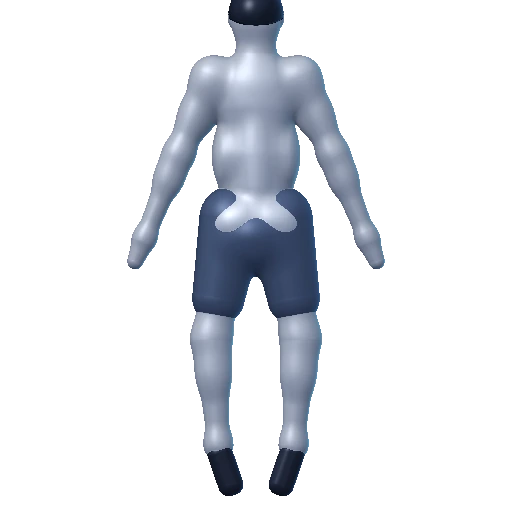
#> input picture app/src/main/assets/body_map_back.webp, 512 x 512 px
$ python -i mannequin2.py   (imports and definitions only)
#> lines starting #> are read from the running program, lines starting #| are printed output that depends on the picture
"""
FocusForge 3D Mannequin Renderer v2
===================================
A small software rasteriser that replaces the old "stack of capsules" look with a
properly lit, depth-sorted 3D athlete.

Why the old frames looked glitchy
---------------------------------
* every limb was composited with plain "over" blending, so overlapping capsules
  left visible seams and stray edges around the joints,
* the torso was a flat polygon with a painted-on gradient,
* nothing was depth sorted, so arms could vanish behind the chest.

This renderer fixes all three:

* **z-buffer** - every pixel keeps the closest surface, so joints merge into one
  continuous silhouette and the near limb always wins over the far one,
* **muscle height field** - the torso (and every limb) is an implicit surface with
  analytic Gaussian muscle bumps (pecs, abs, lats, traps, glutes, delts, biceps,
  quads, calves) so the shading reads as anatomy instead of a tube,
* **physically flavoured shading** - key + fill + rim lights, wrapped diffuse,
  grazing-angle rim light, specular highlights, ambient occlusion and a cool
  subsurface tint in the shadows.

Units are normalised 0..1 canvas coordinates, exactly like the pose data in
`mannequin.py`, so `exercises.py` keyframes keep working unchanged.
"""

import math

import numpy as np
from PIL import Image

from mannequin import skeleton, BONES, mixp, at

# ------------------------------------------------------------------ lighting
def _unit(v):
    v = np.asarray(v, dtype=np.float32)
    return v / np.linalg.norm(v)


KEY = _unit([-0.55, -0.62, 0.56])      # soft key from the upper left
FILL = _unit([0.68, -0.18, 0.44])      # cool fill from the right
RIM_DIR = _unit([0.80, 0.10, 0.26])    # rim light grazing from behind-right
HALF = _unit(KEY + np.array([0.0, 0.0, 1.0], np.float32))


# ------------------------------------------------------------------ materials
class Material:
    def __init__(self, lit, mid, dark, spec=0.22, shine=26.0,
                 rim=(0.42, 0.78, 1.0), rim_gain=0.85, sub=(0.30, 0.40, 0.62),
                 ao_gain=0.45):
        self.lit = np.array(lit, np.float32)
        self.mid = np.array(mid, np.float32)
        self.dark = np.array(dark, np.float32)
        self.spec = spec
        self.shine = shine
        self.rim = np.array(rim, np.float32)
        self.rim_gain = rim_gain
        self.sub = np.array(sub, np.float32)
        self.ao_gain = ao_gain


SKIN = Material(
    lit=(0.968, 0.978, 0.996),
    mid=(0.712, 0.762, 0.845),
    dark=(0.150, 0.192, 0.292),
    spec=0.15, shine=18.0,
    rim=(0.46, 0.80, 1.00), rim_gain=0.80,
    sub=(0.34, 0.40, 0.66),
)
SKIN_FAR = Material(
    lit=(0.740, 0.782, 0.858),
    mid=(0.512, 0.566, 0.658),
    dark=(0.105, 0.138, 0.222),
    spec=0.08, shine=14.0,
    rim=(0.34, 0.58, 0.84), rim_gain=0.42,
    sub=(0.25, 0.31, 0.54),
)
SUIT = Material(
    lit=(0.336, 0.424, 0.600),
    mid=(0.148, 0.202, 0.325),
    dark=(0.036, 0.055, 0.100),
    spec=0.16, shine=14.0,
    rim=(0.30, 0.62, 0.95), rim_gain=0.58,
    sub=(0.09, 0.13, 0.25),
)
SHOE = Material(
    lit=(0.310, 0.372, 0.512),
    mid=(0.118, 0.152, 0.242),
    dark=(0.028, 0.042, 0.078),
    spec=0.32, shine=34.0,
    rim=(0.28, 0.55, 0.90), rim_gain=0.48,
    sub=(0.07, 0.10, 0.19),
)
#> further down, picture is the input picture: PIL image 512x512 RGBA; mean R, G, B, A 26.4, 29, 33.6, 50.1
HAIR = Material(
    lit=(0.210, 0.265, 0.372),
    mid=(0.086, 0.112, 0.172),
    dark=(0.016, 0.022, 0.040),
    spec=0.48, shine=48.0,
    rim=(0.34, 0.60, 0.92), rim_gain=0.72,
    sub=(0.05, 0.07, 0.15),
)
STEEL = Material(
    lit=(0.880, 0.945, 1.000),
    mid=(0.440, 0.590, 0.730),
    dark=(0.088, 0.148, 0.238),
    spec=0.95, shine=70.0,
    rim=(0.55, 0.85, 1.00), rim_gain=1.00,
    sub=(0.10, 0.18, 0.30), ao_gain=0.20,
)
IRON = Material(
    lit=(0.560, 0.612, 0.702),
    mid=(0.212, 0.252, 0.328),
    dark=(0.044, 0.060, 0.098),
    spec=0.55, shine=32.0,
    rim=(0.40, 0.62, 0.90), rim_gain=0.78,
    sub=(0.06, 0.09, 0.16), ao_gain=0.30,
)
RUBBER = Material(
    lit=(0.232, 0.272, 0.342),
    mid=(0.098, 0.118, 0.162),
    dark=(0.018, 0.024, 0.042),
    spec=0.10, shine=8.0,
    rim=(0.25, 0.45, 0.75), rim_gain=0.35,
    sub=(0.05, 0.07, 0.12),
)


def _smoothstep(e0, e1, x):
    t = np.clip((x - e0) / (e1 - e0 + 1e-9), 0.0, 1.0)
    return t * t * (3.0 - 2.0 * t)


# ======================================================================
# Frame buffer
# ======================================================================
class Frame:
    """Premultiplied colour + coverage + depth buffer."""

    # [138 lines left out: functions __init__, _shade, _paint, _tile, limb, ellipsoid, not called in this run]

    # ---------------------------------------------------------------- torso
    DEPTH = [(0.00, 0.058), (0.13, 0.074), (0.30, 0.062), (0.47, 0.066),
             (0.66, 0.076), (0.83, 0.080), (0.96, 0.068), (1.06, 0.046)]
    WIDTH = [(0.00, 0.080), (0.13, 0.092), (0.30, 0.074), (0.47, 0.084),
             (0.66, 0.098), (0.83, 0.110), (0.96, 0.096), (1.06, 0.050)]

    # [84 lines left out: function torso, not called in this run]


# ======================================================================
# Anatomy
# ======================================================================
R = dict(delt=0.034, upper=0.0315, elbow=0.0245, fore=0.0265, wrist=0.0175,
         hand=0.0185, hip=0.054, thigh=0.050, knee=0.0325, calf=0.0345,
         ankle=0.019, foot=0.0245)


def _dir(a, b):
    dx, dy = b[0] - a[0], b[1] - a[1]
    return math.degrees(math.atan2(dy, dx))


# [151 lines left out: functions draw_gear, draw_leg, draw_arm, draw_pelvis, draw_head, not called in this run]


# ------------------------------------------------------------------ glow
GLOW = np.array([0.95, 0.19, 0.30], np.float32)
GLOW_HOT = np.array([1.00, 0.62, 0.34], np.float32)


# [155 lines left out: functions draw_glow, paint, to_image, _norm_bbox, render_frame, not called in this run]


def fit(img, size=512, pad=0.05):
#> called with size = 512, pad = 0.05
    bbox = img.split()[3].point(lambda v: 255 if v > 6 else 0).getbbox()
#> bbox = (127, 0, 385, 496)
    if not bbox:
        return img.resize((size, size), Image.LANCZOS)
    img = img.crop(bbox)
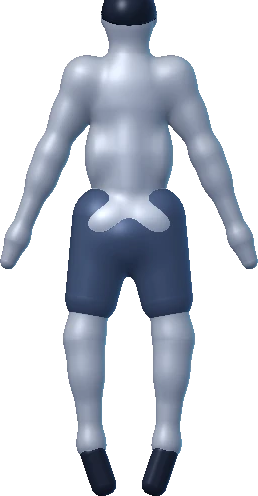
#> img: PIL image 258x496 RGBA; mean R, G, B, A 54, 59.3, 68.7, 102.7; transparent parts drawn white
    inner = int(size * (1 - 2 * pad))
    w, h = img.size
#> w = 258; h = 496
    k = min(inner / w, inner / h)
#> k = 0.927
    img = img.resize((max(1, int(w * k)), max(1, int(h * k))), Image.LANCZOS)
#> img: PIL image 239x460 RGBA
    out = Image.new("RGBA", (size, size), (0, 0, 0, 0))
#> out: PIL image 512x512 RGBA; every value is 0
    out.paste(img, ((size - img.width) // 2, (size - img.height) // 2), img)
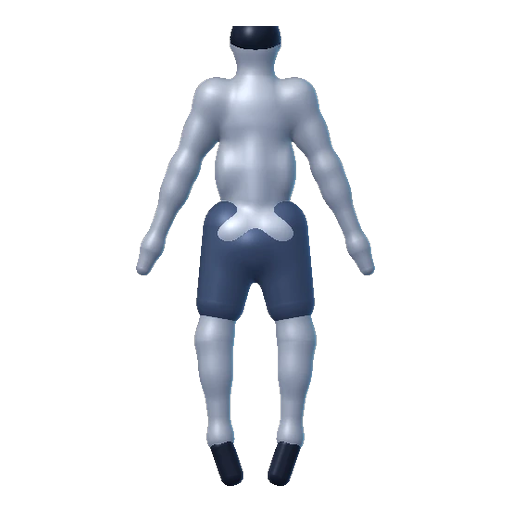
#> out: PIL image 512x512 RGBA; mean R, G, B, A 19.6, 21.7, 25.5, 42.6; transparent parts drawn white
    return out


def render(pose, size=512):
    return fit(render_frame(pose, size=size, ss=1), size=size)


# [25 lines left out: function render_loop, not called in this run]

>>> from PIL import Image
>>> picture = Image.open('../../app/src/main/assets/body_map_back.webp')
>>> result = fit(picture)

$ run again, on app/src/main/assets/body_map_front.webp
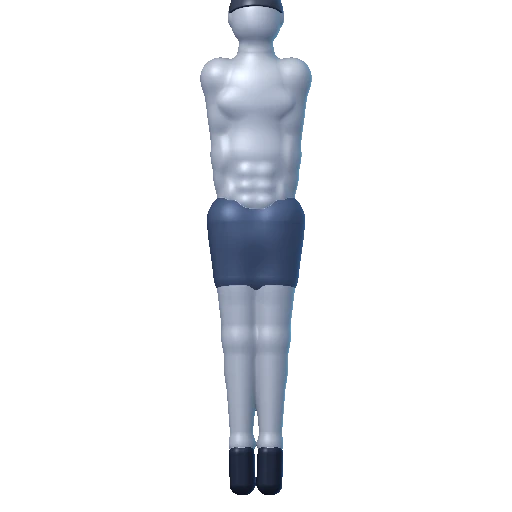
#> input picture app/src/main/assets/body_map_front.webp, 512 x 512 px
#> picture is the input picture: PIL image 512x512 RGBA; mean R, G, B, A 19.4, 21.1, 24.4, 35.6
#> bbox = (200, 0, 312, 495)
#> in fit, `img = img.crop(bbox)`:
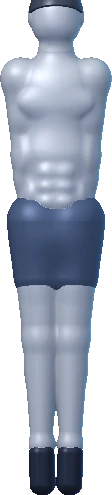
#> img: PIL image 112x495 RGBA; mean R, G, B, A 91.5, 99.9, 115.1, 168.1; transparent parts drawn white
#> in fit, `out.paste(img, ((size - img.width) // 2, (size - img.height) // 2), img)`:
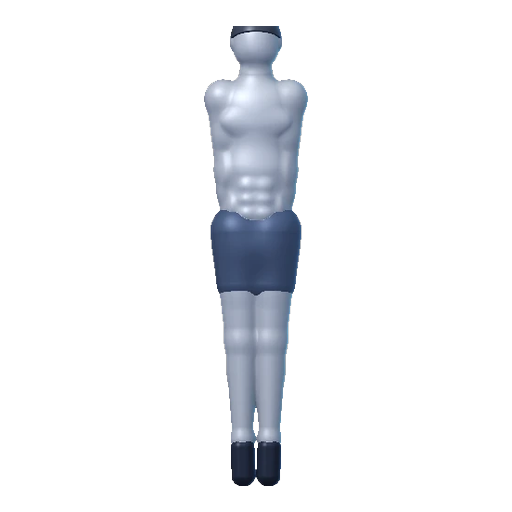
#> out: PIL image 512x512 RGBA; mean R, G, B, A 15.1, 16.6, 19.3, 30.5; transparent parts drawn white

$ run again, on app/src/main/assets/body_map_front_Legs.webp
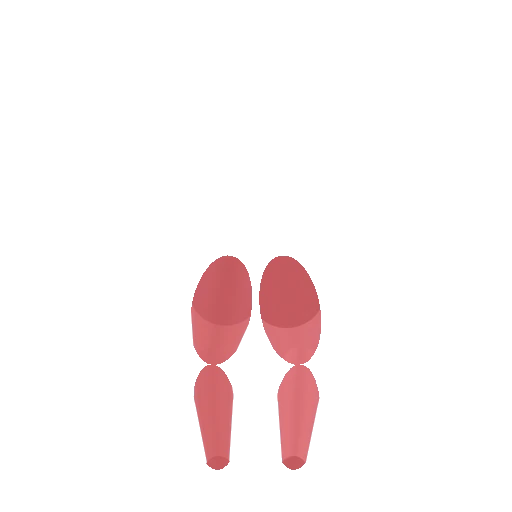
#> input picture app/src/main/assets/body_map_front_Legs.webp, 512 x 512 px
#> picture is the input picture: PIL image 512x512 RGBA; mean R, G, B, A 23.1, 19.8, 25, 13.8
#> bbox = (191, 255, 321, 470)
#> in fit, `img = img.resize((max(1, int(w * k)), max(1, int(h * k))), Image.LANCZ..`:
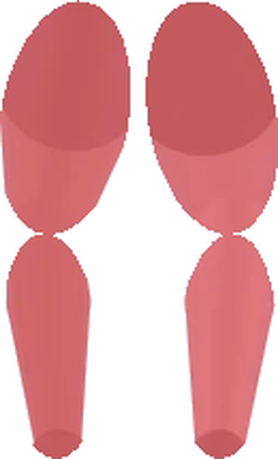
#> img: PIL image 278x459 RGBA; mean R, G, B, A 127.7, 48.8, 53.2, 129.7; transparent parts drawn white
#> in fit, `out.paste(img, ((size - img.width) // 2, (size - img.height) // 2), img)`:
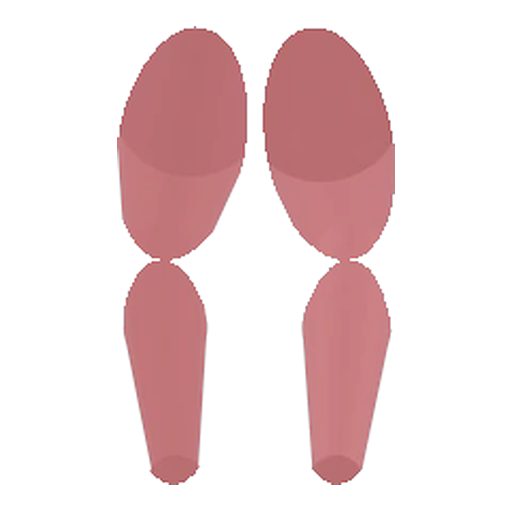
#> out: PIL image 512x512 RGBA; mean R, G, B, A 49, 18.6, 20.2, 53; transparent parts drawn white
